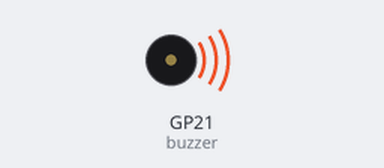
Bench run of a program on a simulated Raspberry Pi Pico running MicroPython. Shown: buzzer (waves = sounding).

Above: at 0.1 s.
Timing chart, 0 to 40.0 s (numbered marks = the images above):
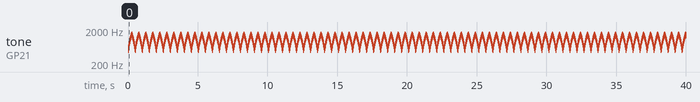

Measured:
- by itself, tone on GP21 (buzzer): plays 500 Hz for 0.01 s, 540 Hz for 0.01 s, 580 Hz for 0.01 s, 620 Hz for 0.01 s, 660 Hz for 0.01 s, 700 Hz for 0.01 s … (3980 notes in this stretch)

The program:

05_sirene.py
```python
from machine import Pin, PWM
import time

buzzer = PWM(Pin(21))

while True:
    for f in range(500, 1500, 40):
        buzzer.freq(f)
        buzzer.duty_u16(8000)
        time.sleep_ms(10)
    for f in range(1500, 500, -40):
        buzzer.freq(f)
        buzzer.duty_u16(8000)
        time.sleep_ms(10)
```
